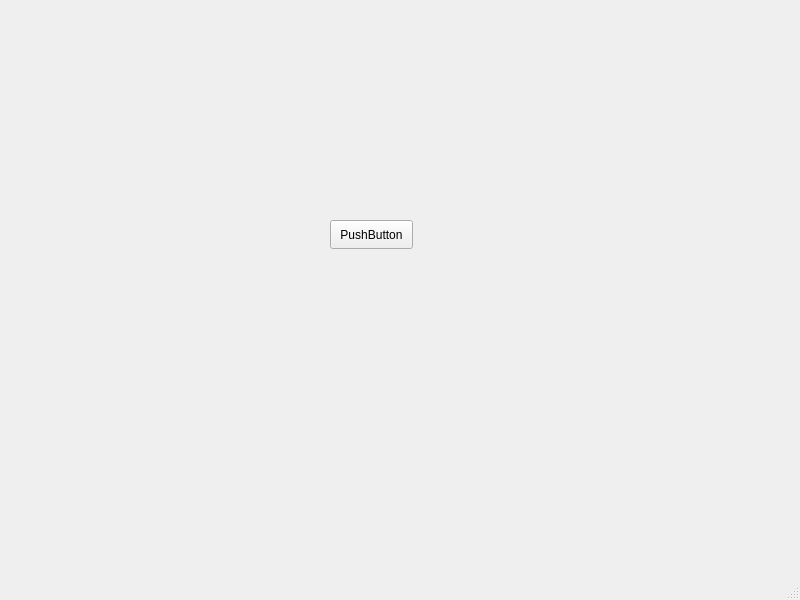
<?xml version="1.0" encoding="UTF-8"?>
<ui version="4.0">
 <class>Inscription</class>
 <widget class="QMainWindow" name="Inscription">
  <property name="geometry">
   <rect>
    <x>0</x>
    <y>0</y>
    <width>800</width>
    <height>600</height>
   </rect>
  </property>
  <property name="windowTitle">
   <string>Inscription</string>
  </property>
  <widget class="QWidget" name="centralwidget">
   <widget class="QPushButton" name="pushButton">
    <property name="geometry">
     <rect>
      <x>330</x>
      <y>220</y>
      <width>83</width>
      <height>29</height>
     </rect>
    </property>
    <property name="text">
     <string>PushButton</string>
    </property>
   </widget>
  </widget>
  <widget class="QMenuBar" name="menubar">
   <property name="geometry">
    <rect>
     <x>0</x>
     <y>0</y>
     <width>800</width>
     <height>25</height>
    </rect>
   </property>
  </widget>
  <widget class="QStatusBar" name="statusbar"/>
 </widget>
 <resources/>
 <connections/>
</ui>
